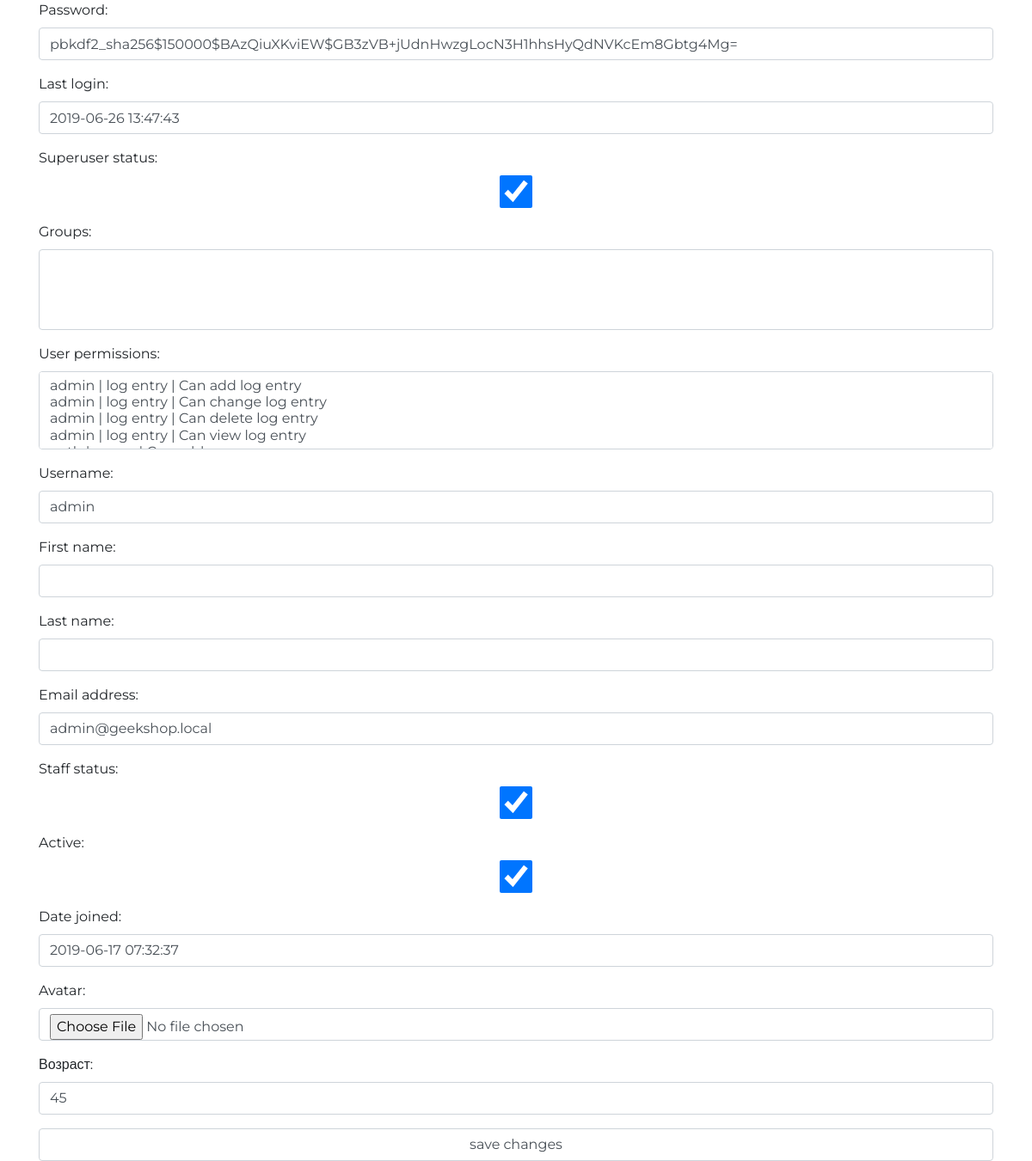
Page /auth/edit/1/ on the earlier database version.
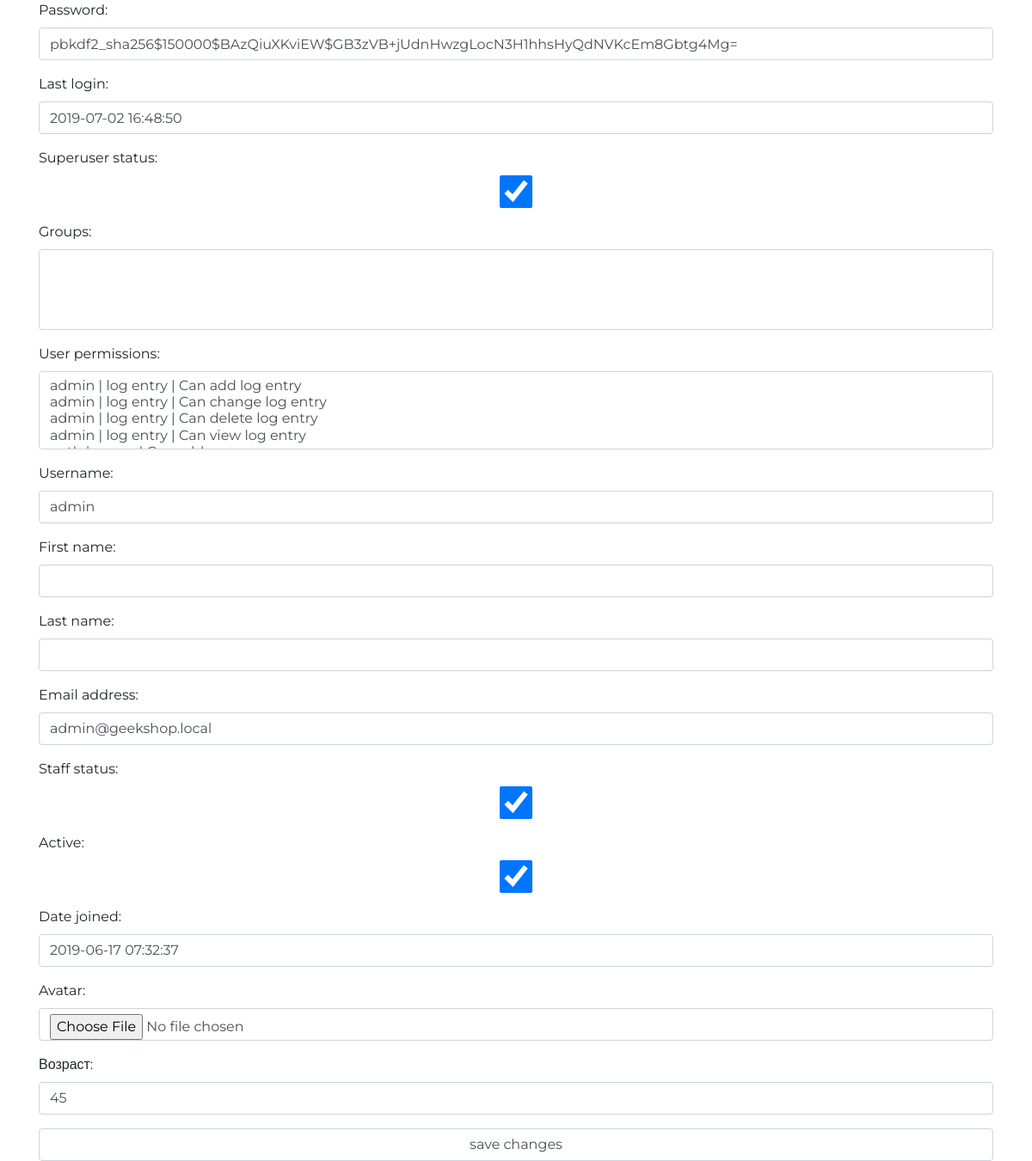
Same page on the later database version.
### authapp/models.py (models this page shows, shortened)
class ShopUser(AbstractUser):
    class Meta:
        verbose_name = 'пользователь'
        verbose_name_plural = 'пользователи'
    avatar = models.ImageField(upload_to='users_avatars', blank=True)
    age = models.PositiveIntegerField(verbose_name='возраст')

### authapp/views.py (the view)
# urls.py: path('edit/<int:pk>/', authapp.EditView.as_view(), name='edit'),
class EditView(UpdateView):
    model = ShopUser
    template_name = 'authapp/edit.html'
    success_url = reverse_lazy('main')
    form_class = ShopUserEditForm

### authapp/forms.py
class ShopUserEditForm(forms.ModelForm):
    class Meta:
        model = ShopUser
        fields = '__all__'
    def __init__(self, *args, **kwargs):
        super().__init__(*args, **kwargs)
        for field_name, field in self.fields.items():
            field.widget.attrs['class'] = 'form-control'
            field.help_text = ''

### authapp/templates/authapp/edit.html (shortened to what this page needs)
{% extends 'authapp/base.html' %}
{%  load static %}
{%  block content %}
    <form class="form-group" method="post">
        {{ form.as_p }}
        <input class="form-control" type="submit" value="save changes">
    </form>
{% endblock %}

Differences in the rows shown:
changed ShopUser "pbkdf2_sha256$150000$BAzQiuXKviEW$GB3zVB+jUdnHwzgLocN3H1hhsHyQdNVKcEm8Gbtg4Mg=": last_login "2019-06-26 13:47:43" → "2019-07-02 16:48:50"
